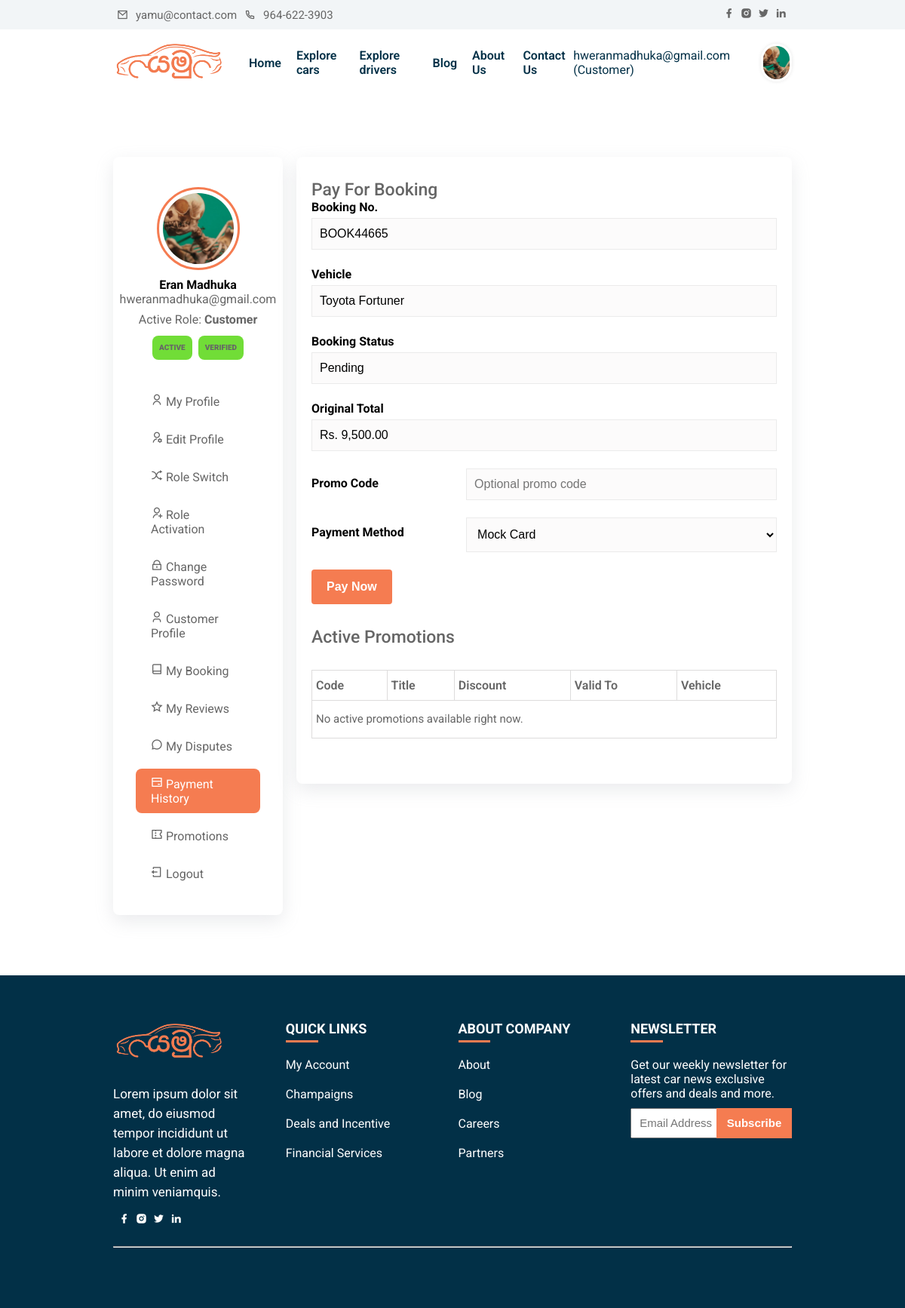
Page /booking-payment.php?booking_id=3 (signed in) on the committed database.
### tables this page shows
CREATE TABLE IF NOT EXISTS `booking` (
  `booking_id` int(11) NOT NULL AUTO_INCREMENT,
  `booking_No` varchar(50) DEFAULT NULL,
  `user_ID` int(11) DEFAULT NULL,
  `driver_id` int(11) DEFAULT NULL,
  `vehicle_ID` int(11) DEFAULT NULL,
  `start_Data` varchar(20) DEFAULT NULL,
  `end_Date` varchar(20) DEFAULT NULL,
  `total` double DEFAULT NULL,
  `status` int(11) DEFAULT '0',
  `booking_status` varchar(20) NOT NULL DEFAULT 'pending',
  `payment_status` varchar(20) NOT NULL DEFAULT 'pending',
  `promotion_id` int(11) DEFAULT NULL,
  `promo_code` varchar(50) DEFAULT NULL,
  `discount_amount` decimal(10,2) NOT NULL DEFAULT '0.00',
  `final_amount` decimal(10,2) DEFAULT NULL,
  `booking_Date` datetime DEFAULT NULL,
  `created_at` datetime DEFAULT NULL,
  `updated_at` datetime DEFAULT NULL,
  `cancelled_at` datetime DEFAULT NULL,
  `completed_at` datetime DEFAULT NULL,
  `update_Date` datetime DEFAULT NULL,
  PRIMARY KEY (`booking_id`)
);

CREATE TABLE IF NOT EXISTS `vehicles` (
  `vehicle_id` int(11) NOT NULL AUTO_INCREMENT,
  `owner_user_id` int(11) DEFAULT NULL,
  `vehicle_title` varchar(50) DEFAULT NULL,
  `vehicle_brand` varchar(50) DEFAULT NULL,
  `vehicle_desc` longtext,
  `price` float DEFAULT NULL,
  `transmission` varchar(50) DEFAULT NULL,
  `fuel_type` varchar(50) DEFAULT NULL,
  `year` int(4) DEFAULT NULL,
  `engine_capacity` varchar(50) DEFAULT NULL,
  `capacity` int(3) DEFAULT NULL,
  `location` varchar(150) DEFAULT NULL,
  `registration_number` varchar(100) DEFAULT NULL,
  `vImg1` varchar(255) DEFAULT NULL,
  `vImg2` varchar(255) DEFAULT NULL,
  `vImg3` varchar(255) DEFAULT NULL,
  `vImg4` varchar(255) DEFAULT NULL,
  `airConditioner` int(1) DEFAULT NULL,
  `powerdoorlocks` int(1) DEFAULT NULL,
  `antilockbrakingsys` int(1) DEFAULT NULL,
  `brakeassist` int(1) DEFAULT NULL,
  `powersteering` int(1) DEFAULT NULL,
  `driverairbag` int(1) DEFAULT NULL,
  `passengerairbag` int(1) DEFAULT NULL,
  `powerwindow` int(1) DEFAULT NULL,
  `cdplayer` int(1) DEFAULT NULL,
  `reg_date` datetime DEFAULT NULL,
  `updatation_date` datetime DEFAULT NULL,
  `vehicle_status` int(1) DEFAULT '1',
  `listing_status` varchar(20) NOT NULL DEFAULT 'approved',
  `availability_status` varchar(20) NOT NULL DEFAULT 'available',
  `maintenance_status` varchar(30) NOT NULL DEFAULT 'good',
  `service_date` date DEFAULT NULL,
  `next_service_date` date DEFAULT NULL,
  `service_notes` longtext,
  `service_cost` decimal(10,2) DEFAULT NULL,
  `approved_by` int(11) DEFAULT NULL,
  `approved_at` datetime DEFAULT NULL,
  `updated_at` datetime DEFAULT NULL,
  PRIMARY KEY (`vehicle_id`)
);

### includes/auth.php (called while the page is built, shortened)
<?php
function carzo_e($value)
{
    return htmlspecialchars((string) $value, ENT_QUOTES, 'UTF-8');
}
function carzo_money($amount)
{
    return number_format((float) $amount, 2);
}

### booking-payment.php (the view, shortened to what this page needs)
<?php
require_once __DIR__ . '/includes/auth.php';
include 'includes/config.php';
$customerId = (int) ($_SESSION['user']['user_ID'] ?? 0);
$bookingId = isset($_GET['booking_id']) ? (int) $_GET['booking_id'] : 0;
$sql = "SELECT b.*, v.vehicle_title, v.vehicle_brand
        FROM booking b
        LEFT JOIN vehicles v ON v.vehicle_id = b.vehicle_ID
        WHERE b.booking_id = {$bookingId}
          AND b.user_ID = {$customerId}
        LIMIT 1";
$result = mysqli_query($conn, $sql);
$booking = ($result && mysqli_num_rows($result) > 0) ? mysqli_fetch_assoc($result) : null;
$promotionSql = "SELECT p.*, v.vehicle_title AS applicable_vehicle_title
                 FROM promotions p
                 LEFT JOIN vehicles v ON v.vehicle_id = p.applicable_vehicle_id
                 WHERE p.status = 'active'
                   AND (p.valid_from IS NULL OR p.valid_from <= NOW())
                   AND (p.valid_to IS NULL OR p.valid_to >= NOW())
                 ORDER BY p.created_at DESC, p.promotion_id DESC";
$promotionResult = mysqli_query($conn, $promotionSql);
?>
<!DOCTYPE html>
<html lang="en">
<head><?php include('includes/header.php'); ?></head>
<body>
<?php include('includes/menu.php'); ?>
<section class="profile">
    <div class="container">
        <div class="row">
            <?php $currentAccountPage = 'payments'; include('includes/account-sidebar.php'); ?>
            <div class="profile-details card">
                <h3>Pay For Booking</h3>
                <div class="form-group">
                    <label>Booking No.</label>
                    <input type="text" value="<?php echo carzo_e($booking['booking_No']); ?>" readonly>
                </div>
                <div class="form-group">
                    <label>Vehicle</label>
                    <input type="text" value="<?php echo carzo_e($booking['vehicle_title']); ?>" readonly>
                </div>
                <div class="form-group">
                    <label>Booking Status</label>
                    <input type="text" value="<?php echo carzo_e(ucfirst($booking['booking_status'])); ?>" readonly>
                </div>
                <div class="form-group">
                    <label>Original Total</label>
                    <input type="text" value="Rs. <?php echo carzo_money($booking['total']); ?>" readonly>
                </div>
                <form action="includes/payment-process.php" method="POST" class="signup-form">
                    <div class="form-group">
                        <label for="promo_code">Promo Code</label>
                        <input type="text" name="promo_code" id="promo_code" value="<?php echo carzo_e($booking['promo_code']); ?>" placeholder="Optional promo code">
                    </div>
                    <div class="form-group">
                        <label for="payment_method">Payment Method</label>
                        <select name="payment_method" id="payment_method" required>
                            <option value="mock_card">Mock Card</option>
                        </select>
                    </div>
                    <input type="submit" value="Pay Now" class="btn main-btn" name="payBooking">
                </form>
                <h3 style="margin-top: 30px;">Active Promotions</h3>
                <table>
                    <thead>
                        <tr>
                            <th>Code</th>
                            <th>Title</th>
                            <th>Discount</th>
                            <th>Valid To</th>
                            <th>Vehicle</th>
                        </tr>
                    </thead>
                    <tbody class="table-body">
                        <?php if ($promotionResult && mysqli_num_rows($promotionResult) > 0) {
                            while ($row = mysqli_fetch_assoc($promotionResult)) { ?>
                                <tr>
                                    <td><?php echo carzo_e($row['code']); ?></td>
                                    <td><?php echo carzo_e($row['title']); ?></td>
                                    <td><?php echo carzo_e($row['discount_type'] === 'percentage' ? carzo_money($row['discount_value']) . '%' : 'Rs. ' . carzo_money($row['discount_value'])); ?></td>
                                    <td><?php echo carzo_e($row['valid_to']); ?></td>
                                    <td><?php echo carzo_e($row['applicable_vehicle_title'] ?: 'All vehicles'); ?></td>
                                </tr>
                            <?php }
                        } else { ?>
                            <tr><td colspan="5">No active promotions available right now.</td></tr>
                        <?php } ?>
                    </tbody>
                </table>
            </div>
        </div>
    </div>
</section>
<?php include('includes/footer.php'); ?>
</body>
</html>

### assets/css/style.css (style rules this page uses)
* { margin: 0; padding: 0; box-sizing: border-box; }
:root { --primary-color: #F57C51; --secondary-color: #FDE5DC; --text-color: #023047; --text-gray: #666666; --bg-color: #F2F5F7; --primary-font: 'Ubuntu', sans-serif; --secondry-font: 'Roboto', sans-serif; }
html { scroll-behavior: smooth; }
body { font-family: var(--secondry-font); overflow-x: hidden; }
h3 { color: var(--text-gray); font-weight: 500; font-size: 18px; }
.container { width: 75%; margin: 0 auto; }
.row { display: flex; justify-content: space-between; align-items: center; }
section { padding: 80px 0; }
.btn { box-sizing: border-box; padding: 12px 18px; border-radius: 4px; display: inline-block; cursor: pointer; position: relative; transition: 0.3s ease-in-out; font-size: 16px; font-weight: 700; }
.main-btn { background: var(--primary-color); color: #FFF; border: 2px solid var(--primary-color); }
.card { min-width: 200px; height: auto; box-shadow: rgba(149, 157, 165, 0.2) 0px 8px 24px; border-radius: 8px; transition: all .3s; text-align: center; }
.form-group { position: relative; width: 100%; margin-bottom: 23px; text-align: left; }
.form-group label { font-size: 16px; font-weight: bold; margin-bottom: 5px; display: block; }
.form-group input, .form-group select, .form-group textarea { display: block; width: 100%; border: 1px solid #ebebeb; padding: 11px 10px; box-sizing: border-box; font-weight: 500; font-size: 16px; background: #FCFBFB; text-align: left; }
.form-group select { min-height: 46px; }
.profile .row { align-items: flex-start; }
.profile .profile-details { width: 73%; }
.profile-details { padding: 30px 20px; text-align: left; }
.profile-details h3 { font-size: 23px; }
.profile form { margin-top: 20px; }
.profile form .form-group { display: flex; align-items: flex-start; gap: 20px; }
.profile form .form-group label { width: 30%; margin-top: 10px; flex: 0 0 30%; }
.profile form .form-group input, .profile form .form-group select, .profile form .form-group textarea { flex: 1 1 auto; }
table { border-collapse: collapse; background: #FFF; border-radius: 0; overflow: hidden; width: 100%; margin: 30px auto; position: relative; table-layout: auto; }
table thead tr { height: 40px; background: #FFF; }
table thead th { font-size: 16px; font-weight: 600; color: var(--text-gray); line-height: 1.2; }
table tbody tr { height: 50px; font-size: 15px; color: var(--text-gray); line-height: 1.2; font-weight: unset; cursor: pointer }
table th, td { border: 1px solid #dddcdc; padding: 5px; }

### rows in the picture
booking: booking_No "BOOK44665", vehicle_ID.vehicle_title "Toyota Fortuner", booking_status "Pending", total "Rs. 9,500.00"

### other values in the picture
carzo_e($signedInUser['username']) "hweranmadhuka@gmail.com"
carzo_e(carzo_role_label($signedInRole)) "Customer"
carzo_e($currentUser['name'] ?? '') "Eran Madhuka"
carzo_e($currentUser['email'] ?? '') "hweranmadhuka@gmail.com"
carzo_e(carzo_role_label($currentRole)) "Customer"
carzo_e(ucfirst($currentUser['account_status'] ?? 'active')) "ACTIVE"
